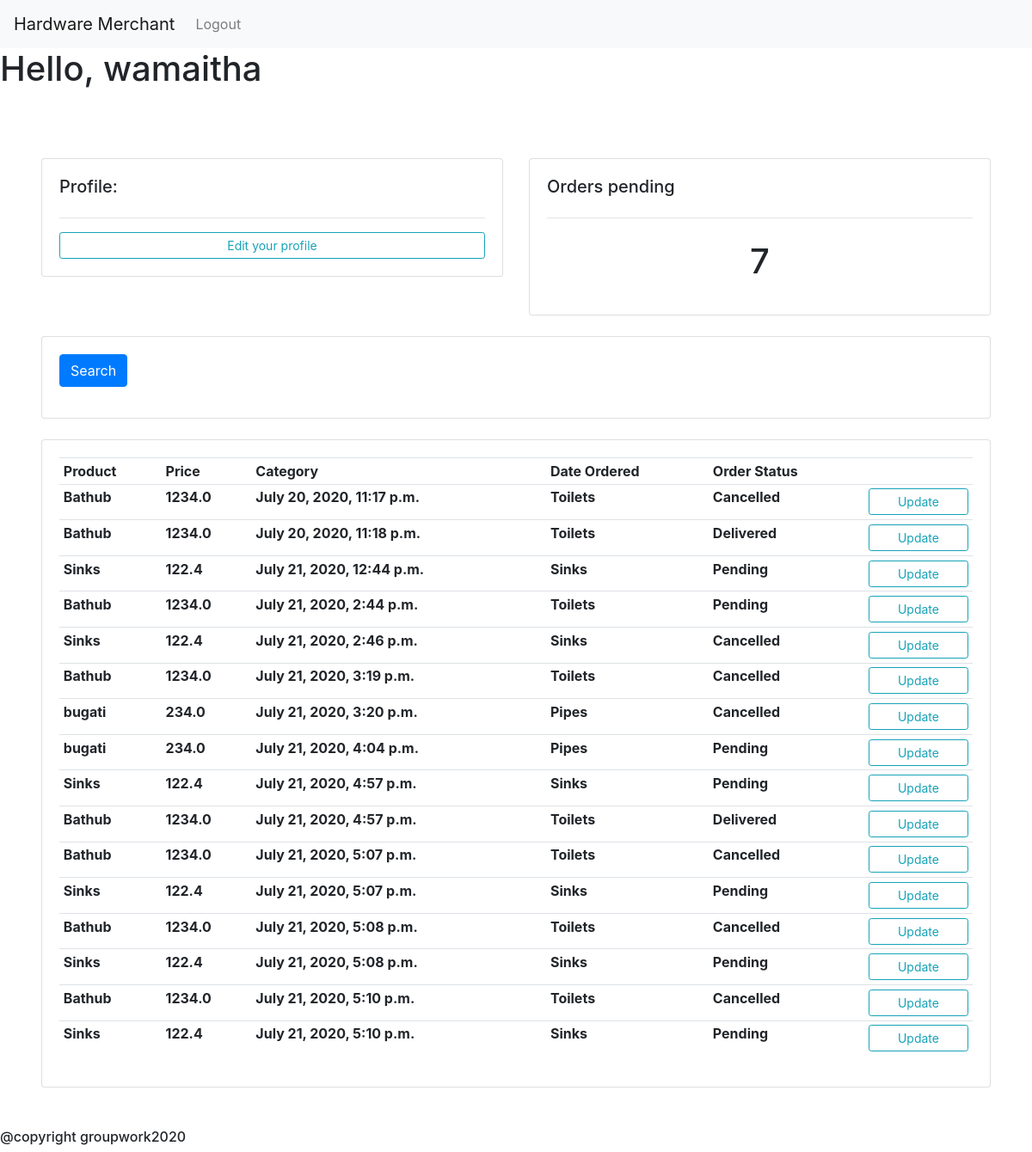
Before: /intern/Joshua/ (signed in) with the older database file.
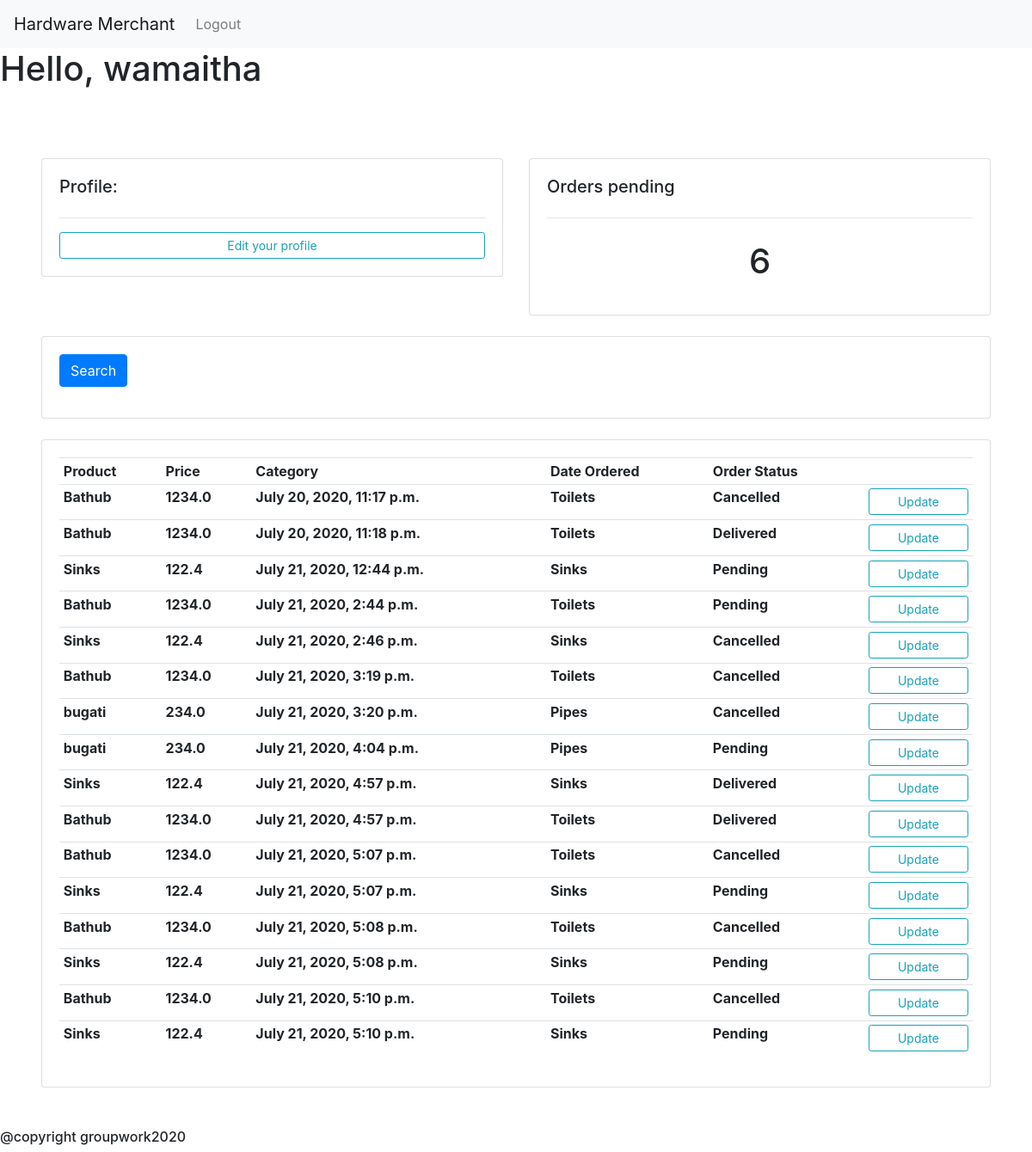
After: the same page with the newer database file.
### main/models.py (models this page shows, shortened)
class Order(models.Model):
    STATUS =(
                ('Pending', 'Pending'),
                ('Cancelled', 'Cancelled'),
                ('Delivered', 'Delivered'),
            )
    customer = models.ForeignKey(Customer, null=True, on_delete = models.SET_NULL)
    product =models.ForeignKey(Product, null=True, on_delete = models.SET_NULL)
    status =models.CharField(max_length=200, null=True, choices=STATUS)
    date_created=models.DateTimeField(auto_now_add=True,  null=True)

class Product(models.Model):
    CATEGORY = (
                    ('Sinks', 'Sinks'),
                    ('Pipes', 'Pipes'),
                    ('Toilets', 'Toilets'),
                )
    name=models.CharField(max_length=200, null=True)
    price=models.FloatField(max_length=200, null=True)
    category=models.CharField(max_length=200, null=True,choices=CATEGORY)
    description=models.CharField(max_length=200, null=True, blank=True)
    date_created=models.DateTimeField(auto_now_add=True,  null=True)
    image_url = models.CharField(max_length=200, null=True,default='https://upload.wikimedia.org/wikipedia/commons/8/89/Portrait_Placeholder.png' )
    stock_number = models.IntegerField(null=True, default=0)

### main/decorators.py (the view)
		def wrapper_func(request, *args, **kwargs):
			group = None
			if request.user.groups.exists():
				group = request.user.groups.all()[0].name
			if group in allowed_roles:
				return view_func(request, *args, **kwargs)
			else:
				return HttpResponse('You are not authorized to view this page')

### main/views.py (called while the page is built)
@login_required(login_url='main:login')
@allowed_users(allowed_roles=['Intern', 'admin'])
def intern(request, username):
    username = Intern.objects.get(name=username)
    orders = Order.objects.all()
    pending_orders = orders.filter(status='Pending').count()
    context = {
        'username': username,
        'orders': orders,
        'pending_orders': pending_orders,
    }
    return render(request, 'main/intern.html', context)

### main/templates/main/intern.html
{% extends 'main/base.html' %}
{% block content%}
	<br>
<div class="" style="margin: 1%; padding: 3%">
<div class="row">
	<div class="col-md">
		<div class="card card-body">
			<h5>Profile:</h5>
			<hr>
			<a class="btn btn-outline-info  btn-sm btn-block" href="">Edit your profile</a>
		</div>
	</div>
	<div class="col-md">
		<div class="card card-body">
			<h5>Orders pending</h5>
			<hr>
			<h1 style="text-align: center;padding: 10px">{{ pending_orders }}</h1>
		</div>
	</div>
</div>
<br>
<div class="row">
	<div class="col">
		<div class="card card-body">
			<form method="get">
		    <button class="btn btn-primary" type="submit">Search</button>
		  </form>
		</div>
	</div>
</div>
<br>
      <div class="row">
        <div class="col-md">
            <div class="card card-body">
                <table class="table table-sm">
                    <tr>
                        <th>Product</th>
                        <th>Price</th>
                        <th>Category</th>
                        <th>Date Ordered</th>
                        <th>Order Status</th>
                        <th></th>
                    </tr>
                      {% for order in orders %}
                    <tr>
                        <th>  {{order.product.name}}</th>
                        <th>  {{order.product.price}}</th>
                        <th>  {{order.date_created}}</th>
                        <th>  {{order.product.category}}</th>
                        <th>  {{order.status}}</th>
                        <th> <a class="btn btn-outline-info  btn-sm btn-block" href="{% url 'main:updateorder' order.id %}">Update</a></th>
                    </tr>
                    {% endfor %}
                </table>
            </div>
        </div>
    </div>
</div>
{% endblock %}

### main/templates/main/base.html (shortened to what this page needs)
{% load static %}
<html lang="en">
  <head>
    <link rel="stylesheet" href="https://stackpath.bootstrapcdn.com/bootstrap/4.5.0/css/bootstrap.min.css">
  </head>
  <body>
    <nav class="navbar navbar-expand-lg navbar-light bg-light">
  <a class="navbar-brand" href="#"> Hardware Merchant</a>
  <div class="collapse navbar-collapse" id="navbarNav">
    <ul class="navbar-nav">
      <li class="nav-item">
        <a class="nav-link" href="{% url 'main:logout' %}">Logout</a>
      </li>
    </ul>
  </div>
</nav>
            <h1 class="user">Hello, {{request.user}}</h1>
    {% block content %}
    {% endblock %}
    <h6>@copyright groupwork2020</h6>
  </body>
</html>

Changed rows visible on the page:
changed Order (number 9 of 16 on the later page): status "Pending" → "Delivered"
Other visible differences:
{{ pending_orders }}: "7" → "6"
